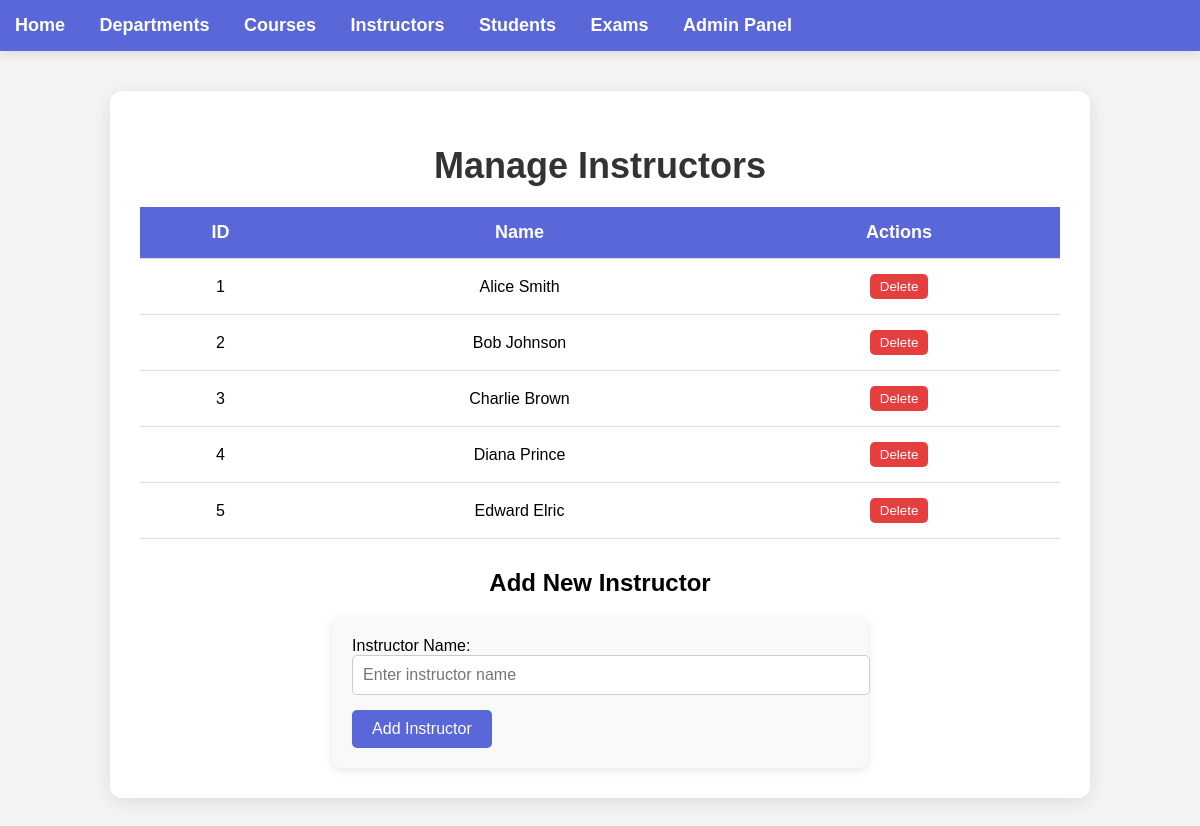
/admin/manage/instructors, run on an earlier commit of the app's database.
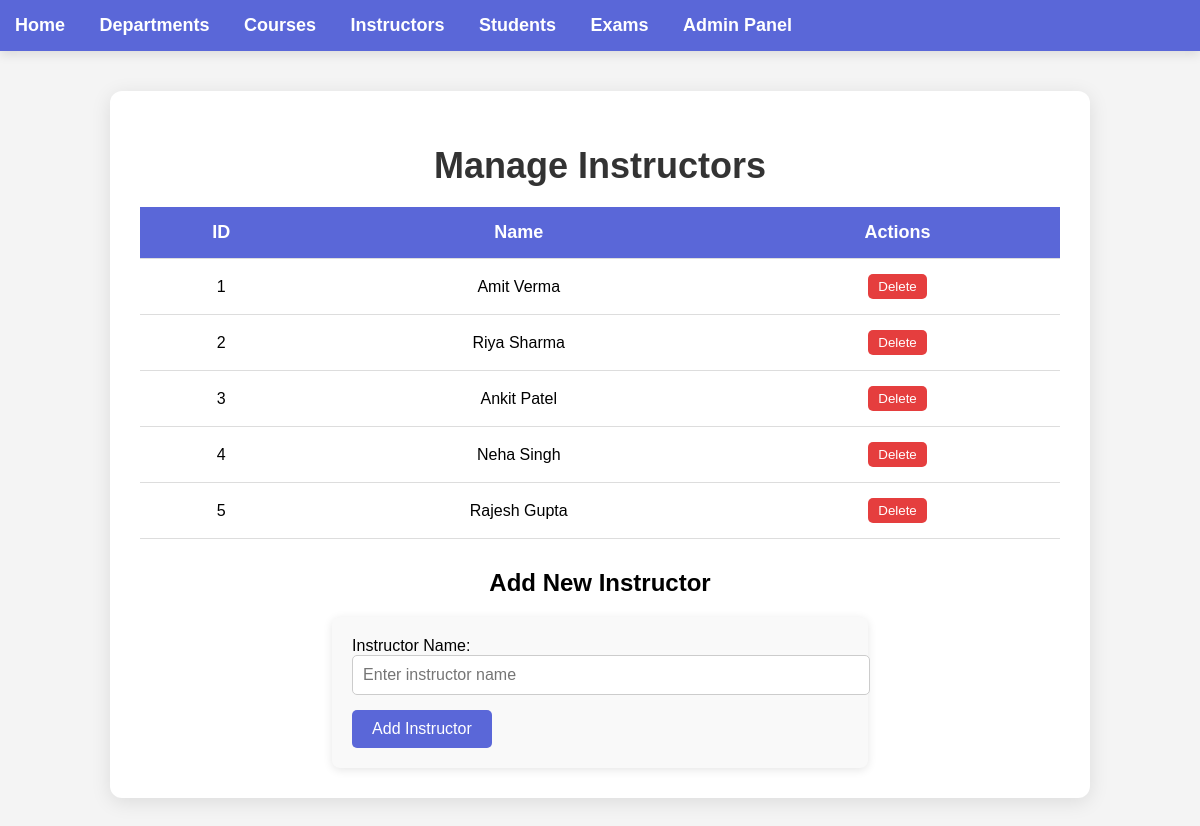
And on a later commit of the database.
### model.py (models this page shows)
class Instructor(db.Model):
    __tablename__ = 'instructor'
    id = db.Column(db.Integer, primary_key=True)
    name = db.Column(db.String(100), nullable=False)
    courses = db.relationship('Course', backref='instructor', lazy=True, cascade='all, delete-orphan')

### app.py (the view)
@app.route('/admin/manage/instructors', methods=['GET', 'POST'])
def admin_manage_instructors():
    instructors = Instructor.query.all()
    if request.method == 'POST':
        name = request.form['name']
        new_instructor = Instructor(name=name)
        db.session.add(new_instructor)
        db.session.commit()
        return redirect(url_for('admin_manage_instructors'))
    return render_template('manage_instructors.html', instructors=instructors)

### templates/manage_instructors.html (shortened to what this page needs)
{% extends 'layout.html' %}
{% block content %}<!DOCTYPE html>
<html lang="en">
<head>
</head>
<body>
    <div class="container">
        <h1>Manage Instructors</h1>
        <table class="instructor-table">
            <thead>
                <tr>
                    <th>ID</th>
                    <th>Name</th>
                    <th>Actions</th>
                </tr>
            </thead>
            <tbody>
                {% for instructor in instructors %}
                <tr>
                    <td>{{ instructor.id }}</td>
                    <td>{{ instructor.name }}</td>
                    <td>
                        <form action="{{ url_for('delete_instructor', id=instructor.id) }}" method="POST" style="display:inline;">
                            <button type="submit" class="delete-btn">Delete</button>
                        </form>
                    </td>
                </tr>
                {% endfor %}
            </tbody>
        </table>
        <div class="form-section">
            <h2>Add New Instructor</h2>
            <form action="{{ url_for('add_instructor') }}" method="POST">
                <label for="name">Instructor Name:</label>
                <input type="text" id="name" name="name" placeholder="Enter instructor name" required>
                <button type="submit">Add Instructor</button>
            </form>
        </div>
    </div>
</body>
</html>
{% endblock %}

What changed in the data, as far as the page shows it:
changed Instructor id 1: name "Alice Smith" → "Amit Verma"
changed Instructor id 2: name "Bob Johnson" → "Riya Sharma"
changed Instructor id 3: name "Charlie Brown" → "Ankit Patel"
changed Instructor id 4: name "Diana Prince" → "Neha Singh"
changed Instructor id 5: name "Edward Elric" → "Rajesh Gupta"
